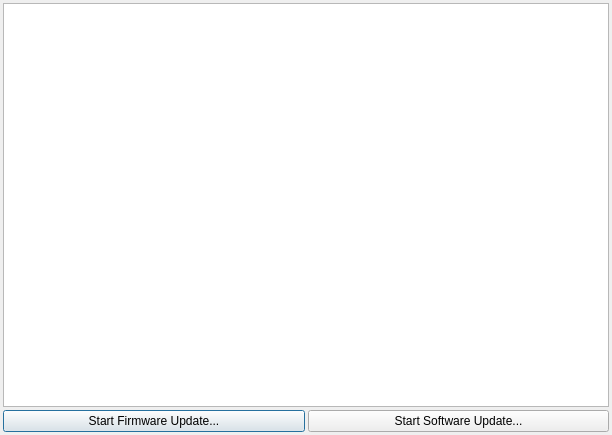
<?xml version="1.0" encoding="UTF-8"?>
<ui version="4.0">
 <class>UpdaterDialog</class>
 <widget class="QDialog" name="UpdaterDialog">
  <property name="geometry">
   <rect>
    <x>0</x>
    <y>0</y>
    <width>612</width>
    <height>435</height>
   </rect>
  </property>
  <property name="windowTitle">
   <string>Firmware/Software Updater</string>
  </property>
  <layout class="QGridLayout" name="gridLayout">
   <property name="leftMargin">
    <number>3</number>
   </property>
   <property name="topMargin">
    <number>3</number>
   </property>
   <property name="rightMargin">
    <number>3</number>
   </property>
   <property name="bottomMargin">
    <number>3</number>
   </property>
   <property name="spacing">
    <number>3</number>
   </property>
   <item row="1" column="0">
    <widget class="QPushButton" name="startFirmware">
     <property name="text">
      <string>Start Firmware Update...</string>
     </property>
    </widget>
   </item>
   <item row="1" column="1">
    <widget class="QPushButton" name="startSoftware">
     <property name="enabled">
      <bool>true</bool>
     </property>
     <property name="text">
      <string>Start Software Update...</string>
     </property>
    </widget>
   </item>
   <item row="0" column="0" colspan="2">
    <widget class="QTextEdit" name="messageArea"/>
   </item>
  </layout>
 </widget>
 <resources/>
 <connections/>
</ui>
